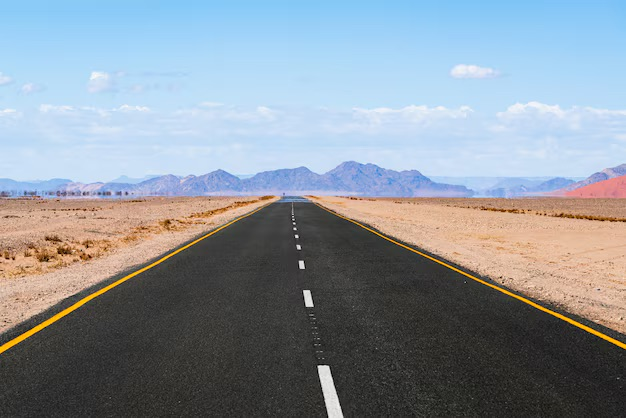
#> input picture images/road.jpg, 626 x 418 px
$ python lane_detection.py
#> lines starting #> are read from the running program, lines starting #| are printed output that depends on the picture; after the words box and inside, x2 and y2 are one past the last pixel; in counts of white or black regions, pixels touching at a corner belong together
import cv2
import numpy as np

# Load the image
image = cv2.imread("images/road.jpg")
#> image is the input picture: shape (418, 626, 3); mean B, G, R 155.5, 147, 138.1

# Convert to grayscale
gray = cv2.cvtColor(image, cv2.COLOR_BGR2GRAY)
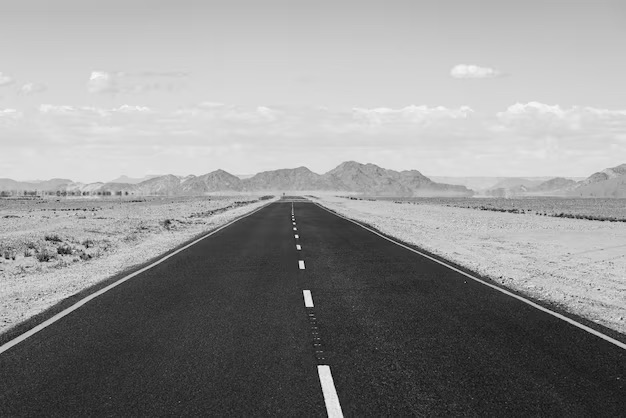
#> gray: shape (418, 626); min 0, max 252, mean 145.3

# Apply Gaussian blur
blurred = cv2.GaussianBlur(gray, (5, 5), 0)

# Detect edges
edges = cv2.Canny(blurred, 50, 150)
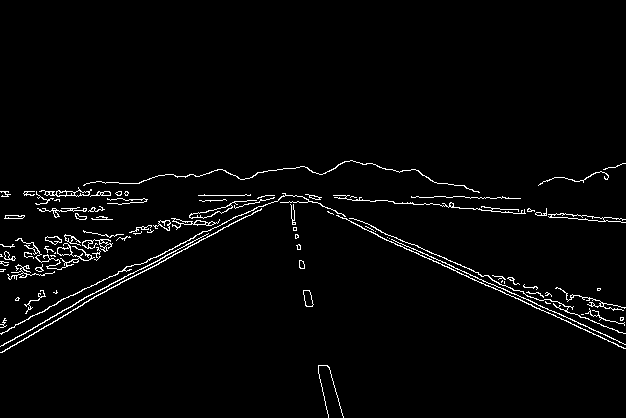
#> edges: shape (418, 626); 2.5% white in thin lines or dots, all inside (x1, y1, x2, y2) = (0, 160, 626, 418)

# Define a region of interest (ROI) to focus only on the road
mask = np.zeros_like(edges)
height, width = edges.shape
#> height = 418; width = 626
polygon = np.array([[(100, height), (width-100, height), (width//2, height//2)]], np.int32)
#> polygon = [[100, 418], [526, 418], [313, 209]]
cv2.fillPoly(mask, polygon, 255)
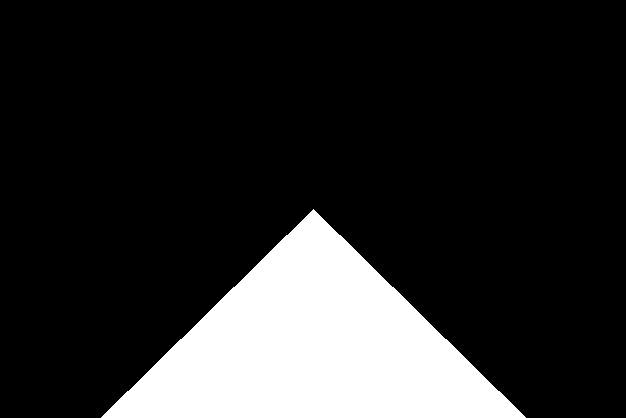
#> mask: shape (418, 626); 17% white; 1 white region, box (x1, y1, x2, y2) and area: (101, 209, 526, 418) 44521
roi = cv2.bitwise_and(edges, mask)
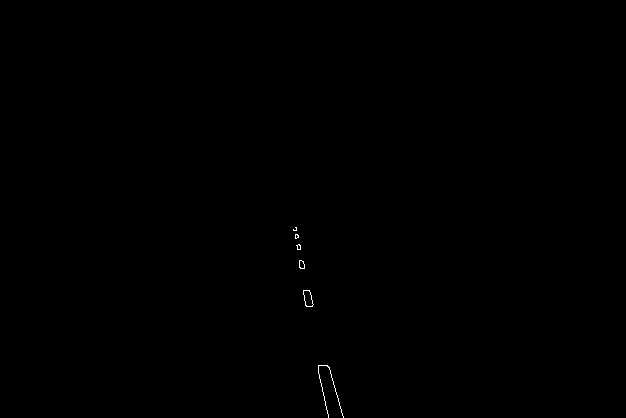
#> roi: shape (418, 626); 0.09% white in thin lines or dots, all inside (x1, y1, x2, y2) = (293, 227, 344, 418)

# Detect lines using Hough Transform
lines = cv2.HoughLinesP(roi, 1, np.pi/180, 50, minLineLength=50, maxLineGap=200)
#> lines = [[293, 230, 343, 417]]

# Draw the detected lines
if lines is not None:
    for line in lines:
        x1, y1, x2, y2 = line[0]
        cv2.line(image, (x1, y1), (x2, y2), (0, 255, 0), 5)
#> this loop made 1 pass
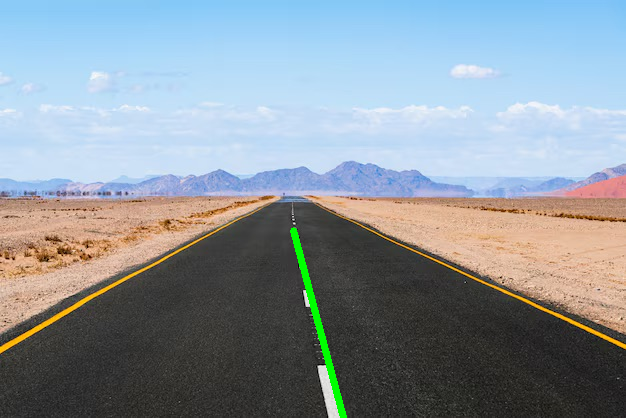
#> image: shape (418, 626, 3); 0.53% of pixels changed, all inside (x1, y1, x2, y2) = (290, 227, 347, 418)

# Show the final image
cv2.imshow("Lane Detection", image)
cv2.waitKey(0)
cv2.destroyAllWindows()
